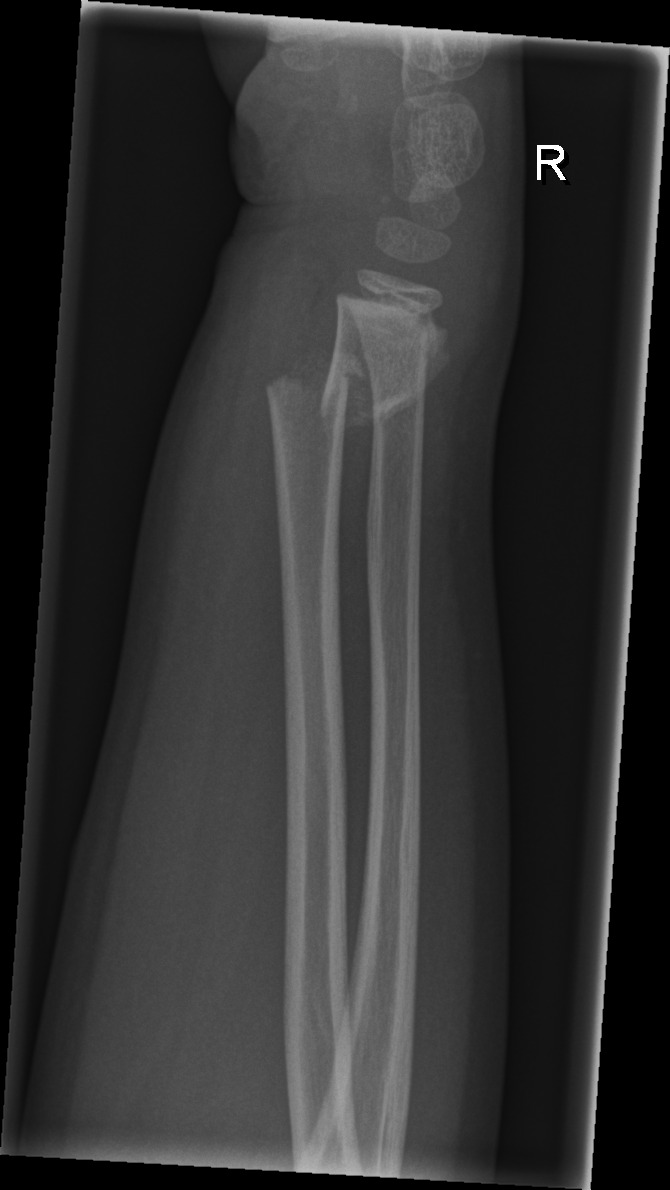
#> input picture test/fracture/0197_0791582125_01_WRI-R2_M006.png, 670 x 1190 px; its folder holds only this picture in this run
$ python edge_detection.py
#> lines starting #> are read from the running program, lines starting #| are printed output that depends on the picture
### utils/intensity_transforms.py
from typing import Any
import numpy as np
import cv2

class IntensityTransformation:
    def __init__(self,
                linear_streching=False,
                hist_eq=False,
                clahe=False,
                clip_limit=2.0,
                tile_grid_size=(8,8)):
        self.linear_streching = linear_streching
        self.hist_eq = hist_eq
        self.clahe = clahe
        self.clip_limit = clip_limit
        self.tile_grid_size = tile_grid_size

    def __call__(self,img) -> Any:
        if self.linear_streching:
            return self.linear_strerching(img=img)
        elif self.hist_eq:
            return self.histogram_equalization(img=img)
        elif self.clahe:
            return self.apply_clahe(img=img)
        else:
            print('No intensity transformation method selected')
            return img

    # [13 lines left out: functions load_img, linear_strerching, not called in this run]

    def apply_clahe(self, img):
        # Convert the image to grayscale if it is not already
        if len(img.shape) > 2:
            img = cv2.cvtColor(img, cv2.COLOR_BGR2GRAY)

        # Calculate the clip limit based on the image size
        clip_limit = self.calculate_clip_limit(img)

        # Calculate the tile grid size based on the image size
        tile_grid_size = self.calculate_tile_grid_size(img)

        # Create a CLAHE object with the calculated parameters
        clahe = cv2.createCLAHE(clipLimit=clip_limit, tileGridSize=tile_grid_size)
        img = clahe.apply(img)
        return img

    def calculate_clip_limit(self, img):
        # Calculate the clip limit based on the image size
        height, width = img.shape
        clip_limit = max(height, width) / 40.0
        return clip_limit

    def calculate_tile_grid_size(self, img):
        # Calculate the tile grid size based on the image size
        height, width = img.shape
        tile_size = min(height, width) // 8
        tile_grid_size = (tile_size, tile_size)
        return tile_grid_size

    # [63 lines left out: functions histogram_equalization, equalize_histogram_16bit_manual, calculate_mean_histogram, histogram_matching, not called in this run]


# [10 lines that do not run on import are left out]

### utils/edge_detection.py
import cv2
import numpy as np
import tkinter as tk
from tkinter import Scale
from glob import glob

class Canny:
    def __init__(self, kernel_size):
        self.kernel_size = kernel_size

    def __call__(self, image, threshold1, threshold2):
        gray = cv2.cvtColor(image, cv2.COLOR_BGR2GRAY) if len(image.shape) > 2 else image
        blurred = cv2.GaussianBlur(gray, (self.kernel_size, self.kernel_size), 0)
        edges = cv2.Canny(blurred, threshold1, threshold2)
        return edges

def update_canny():
    threshold1 = threshold1_scale.get()
    threshold2 = threshold2_scale.get()
    edges = conv(img, threshold1, threshold2)
    cv2.imshow('Original', img)
    cv2.imshow('Results', edges)
    if cv2.waitKey(1) == ord('q'):  # Exit if 'q' is pressed
        cv2.destroyAllWindows()
        root.quit()
    else:
        root.after(100, update_canny)  # Call update_canny() every 100 milliseconds

def next_image():
    global img
    image_path = next(image_paths, None)
    if image_path is not None:
        img = cv2.imread(image_path)
    else:
        cv2.destroyAllWindows()
        root.quit()

if __name__ == '__main__':
    path = '/Users/huytrq/Workspace/unicas/AIA&ML/Wrist-Fracture-Detection/dataset/img/fracture'
    image_paths = iter(glob(path + '*.png'))

    conv = Canny(kernel_size=7)
    image_paths = iter(glob(path + '/*.png'))  # Add a slash before the asterisk
    img = cv2.imread(next(image_paths))
#> img is the input picture: shape (1190, 670, 3); min 0, max 255, mean 48.9
    from intensity_transforms import IntensityTransformation

    intensity_transform = IntensityTransformation(clahe=True)
    img = intensity_transform(img)
#> in apply_clahe, `clip_limit = self.calculate_clip_limit(img)`: clip_limit = 29.75
#> in apply_clahe, `tile_grid_size = self.calculate_tile_grid_size(img)`: tile_grid_size = (83, 83)
#> in apply_clahe, `img = clahe.apply(img)`:
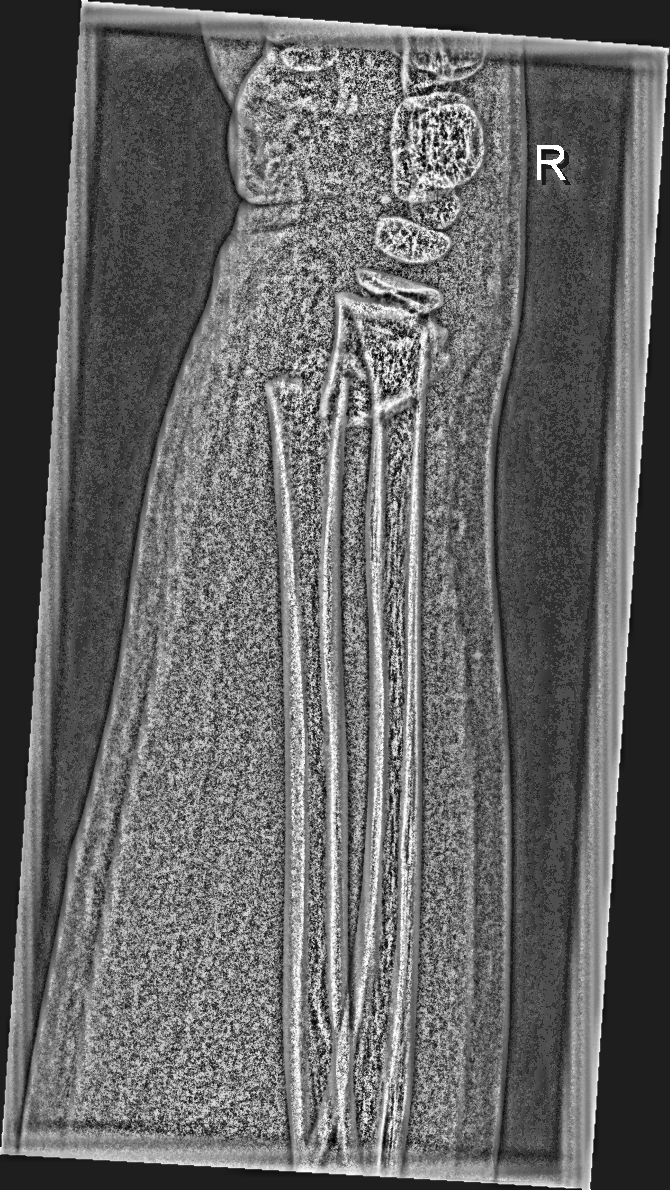
#> img: shape (1190, 670); min 1, max 255, mean 99.9

    root = tk.Tk()
    root.title("Canny Thresholds")

    threshold1_scale = Scale(root, from_=0, to=255, orient=tk.HORIZONTAL, label="Threshold 1", length=300)
    threshold1_scale.set(30)
    threshold1_scale.pack()

    threshold2_scale = Scale(root, from_=0, to=255, orient=tk.HORIZONTAL, label="Threshold 2", length=300)
    threshold2_scale.set(50)
    threshold2_scale.pack()

    next_button = tk.Button(root, text="Next Image", command=next_image)
    next_button.pack()

    update_canny()  # Start the automatic update
#> (the run stopped early here; a loop or call above may not have finished)

$ run again, on test/fracture/0301_0149238163_04_WRI-R2_F011.png
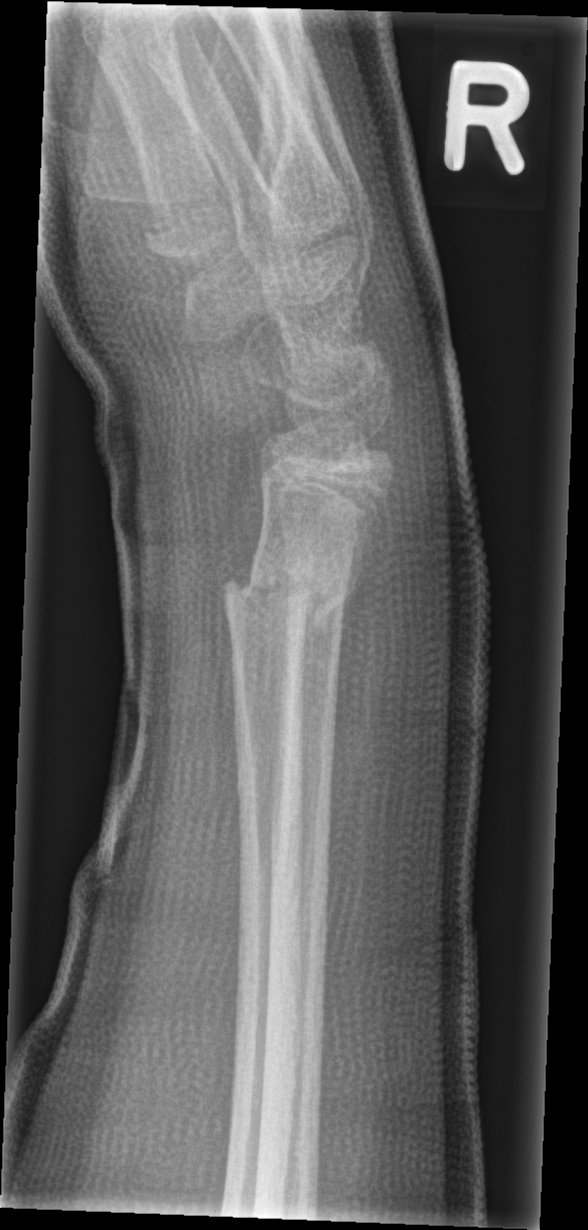
#> input picture test/fracture/0301_0149238163_04_WRI-R2_F011.png, 588 x 1230 px
#> img is the input picture: shape (1230, 588, 3); min 0, max 255, mean 89.7
#> in apply_clahe, `clip_limit = self.calculate_clip_limit(img)`: clip_limit = 30.75
#> in apply_clahe, `tile_grid_size = self.calculate_tile_grid_size(img)`: tile_grid_size = (73, 73)
#> in apply_clahe, `img = clahe.apply(img)`:
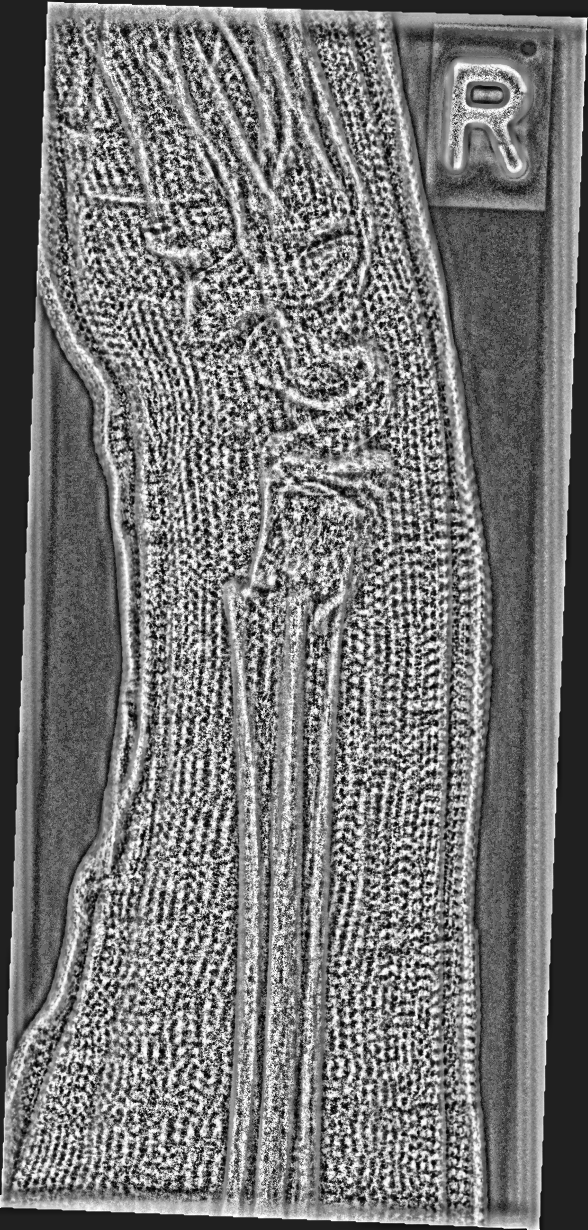
#> img: shape (1230, 588); min 1, max 255, mean 117.2
#> in __call__, `blurred = cv2.GaussianBlur(gray, (self.kernel_size, self.kernel_size),..`:
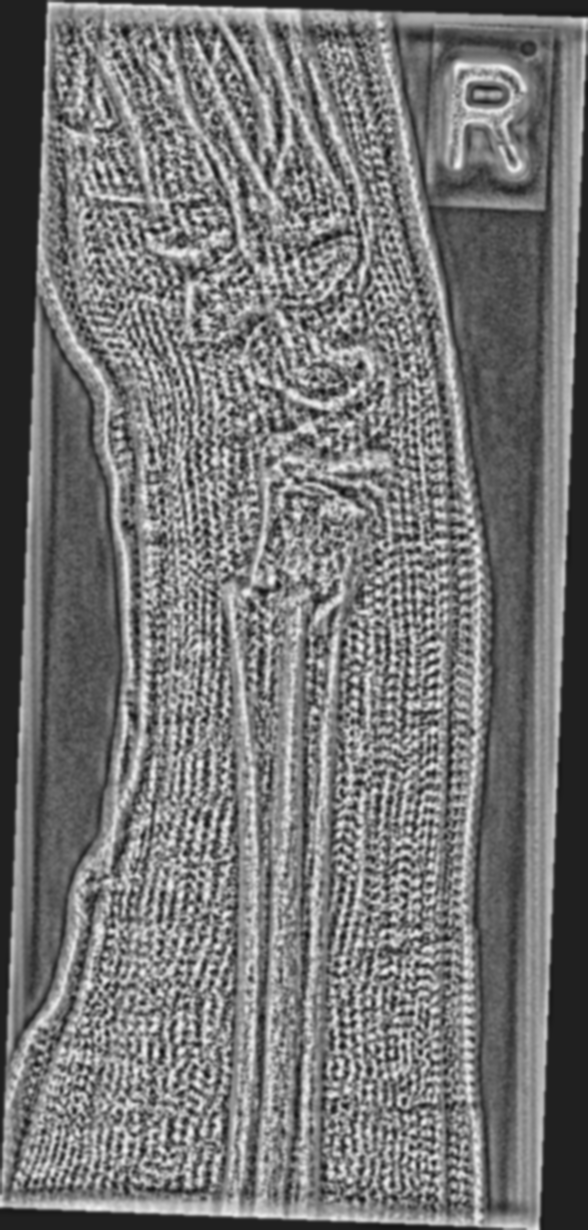
#> blurred: shape (1230, 588); min 13, max 246, mean 117.2

$ run again, on test/fracture/0323_0227289784_01_WRI-R1_F005.png
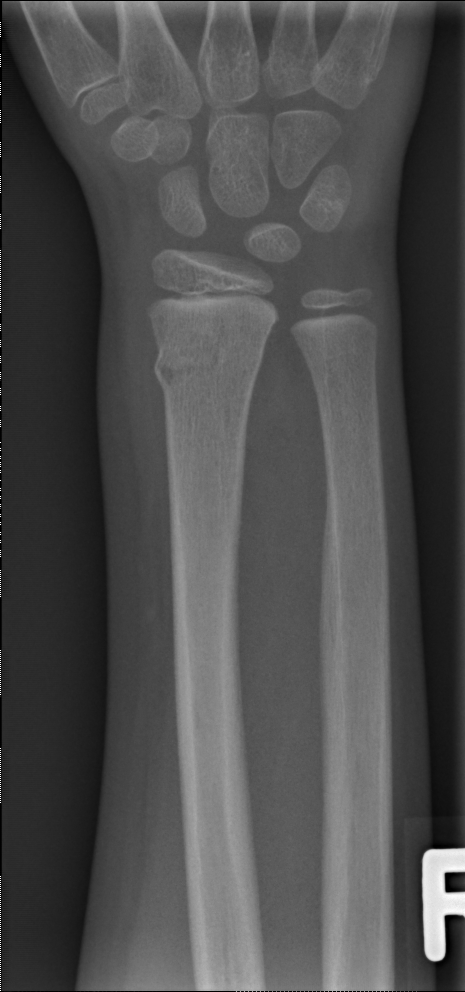
#> input picture test/fracture/0323_0227289784_01_WRI-R1_F005.png, 465 x 992 px
#> img is the input picture: shape (992, 465, 3); min 0, max 255, mean 77.8
#> in apply_clahe, `clip_limit = self.calculate_clip_limit(img)`: clip_limit = 24.8
#> in apply_clahe, `tile_grid_size = self.calculate_tile_grid_size(img)`: tile_grid_size = (58, 58)
#> in apply_clahe, `img = clahe.apply(img)`:
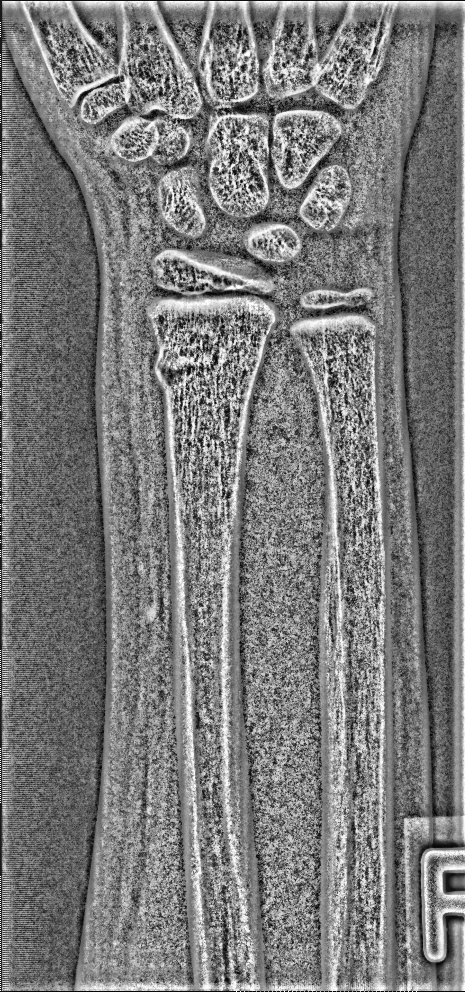
#> img: shape (992, 465); min 1, max 255, mean 122.4
#> in __call__, `blurred = cv2.GaussianBlur(gray, (self.kernel_size, self.kernel_size),..`:
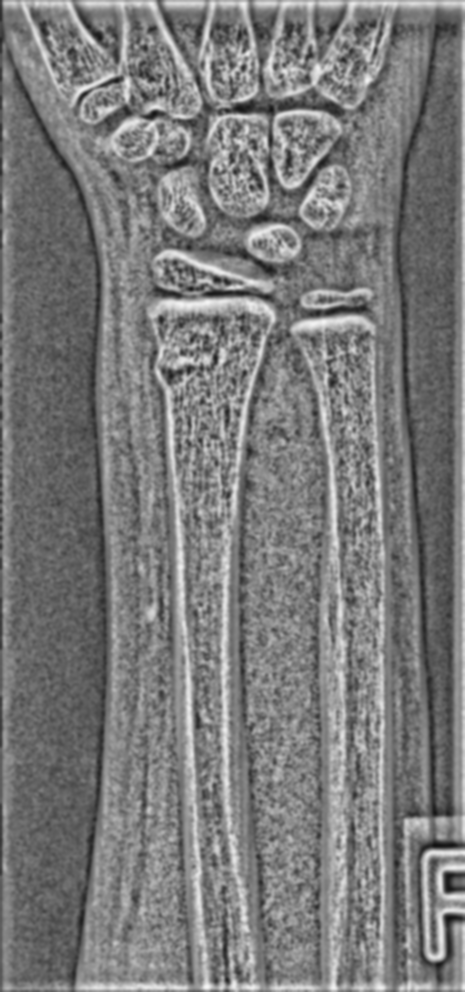
#> blurred: shape (992, 465); min 18, max 244, mean 122.5
